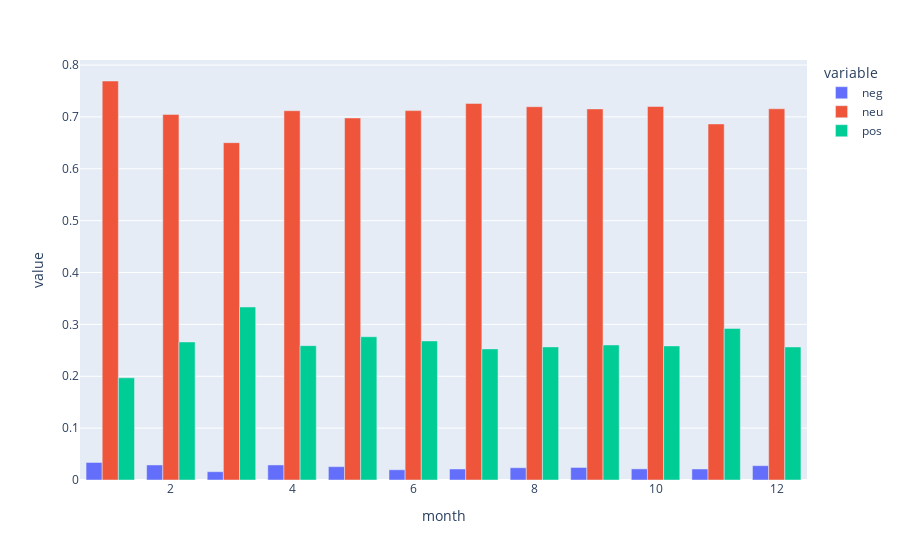

The notebook cell saved with this chart:
### Code cell
fig = px.bar(month_histogram, x='month', y=['neg', 'neu', 'pos'], barmode='group')
fig.show()

### Figure 1 — Plotly figure (JSON) as saved in the notebook; plotly's stock layout.template omitted (floating-point values rounded to 4 significant figures)
{"data": [{"alignmentgroup": "True", "hovertemplate": "variable=neg<br>month=%{x}<br>value=%{y}<extra></extra>", "legendgroup": "neg", "marker": {"color": "#636efa", "pattern": {"shape": ""}}, "name": "neg", "offsetgroup": "neg", "orientation": "v", "showlegend": true, "textposition": "auto", "type": "bar", "x": [1, 2, 3, 4, 5, 6, 7, 8, 9, 10, 11, 12], "xaxis": "x", "y": [0.03378, 0.029, 0.016, 0.02901, 0.02573, 0.01971, 0.02125, 0.02366, 0.02421, 0.02143, 0.02122, 0.0276], "yaxis": "y"}, {"alignmentgroup": "True", "hovertemplate": "variable=neu<br>month=%{x}<br>value=%{y}<extra></extra>", "legendgroup": "neu", "marker": {"color": "#EF553B", "pattern": {"shape": ""}}, "name": "neu", "offsetgroup": "neu", "orientation": "v", "showlegend": true, "textposition": "auto", "type": "bar", "x": [1, 2, 3, 4, 5, 6, 7, 8, 9, 10, 11, 12], "xaxis": "x", "y": [0.7693, 0.7049, 0.6504, 0.712, 0.698, 0.7122, 0.726, 0.7197, 0.7155, 0.7201, 0.6865, 0.7157], "yaxis": "y"}, {"alignmentgroup": "True", "hovertemplate": "variable=pos<br>month=%{x}<br>value=%{y}<extra></extra>", "legendgroup": "pos", "marker": {"color": "#00cc96", "pattern": {"shape": ""}}, "name": "pos", "offsetgroup": "pos", "orientation": "v", "showlegend": true, "textposition": "auto", "type": "bar", "x": [1, 2, 3, 4, 5, 6, 7, 8, 9, 10, 11, 12], "xaxis": "x", "y": [0.197, 0.2662, 0.3336, 0.259, 0.2762, 0.2681, 0.2528, 0.2566, 0.2603, 0.2585, 0.2923, 0.2565], "yaxis": "y"}], "layout": {"barmode": "group", "legend": {"title": {"text": "variable"}, "tracegroupgap": 0}, "margin": {"t": 60}, "xaxis": {"anchor": "y", "domain": [0, 1], "title": {"text": "month"}}, "yaxis": {"anchor": "x", "domain": [0, 1], "title": {"text": "value"}}}}
